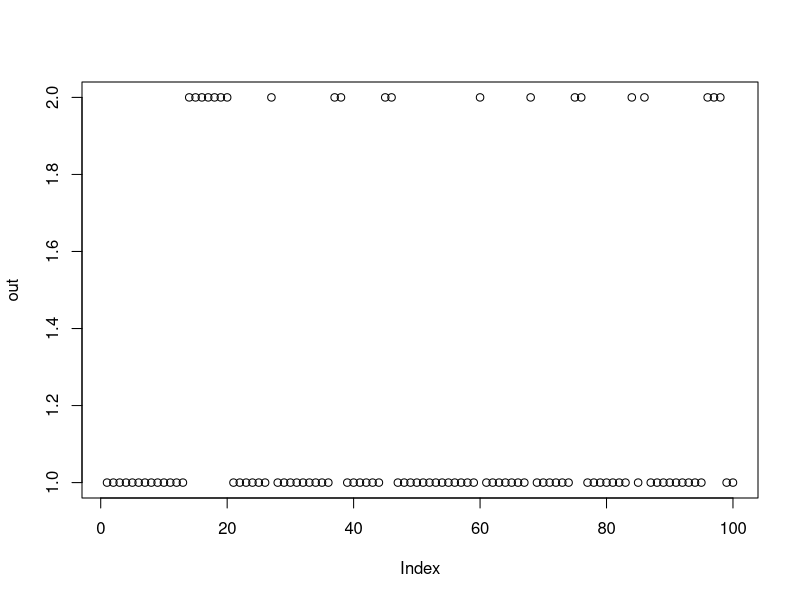

R code for this plot:
## ---- chunk 1
# a simple Markov chain
# number of steps to take
N<-100
Statestate<-c("Occupied","Extinct")
# a simple Markov chain
pOccOcc<-0.9
pOccExt<-0.1
pExtExt<-0.8
pExtOcc<-0.2
## ---- chunk 2
#dimnames stand for dimension names, first list is for the rows and second is for the columns
Transition<-matrix(c(pOccOcc,pExtOcc,pOccExt,pExtExt),nrow=2,dimnames = list(Statestate,Statestate))
print(Transition)  # state 2 is absorbing
state<- c(1,0)  # initial state vector
## ---- chunk 3
# makes a list of 100 numeric objects that equal 0
out<-numeric(N)
#default replace = false
out[1]<-sample(1:2,1,prob=state)
print(out[1])
## ---- chunk 4
for(i in 2:N)
  #Transition[out[i-1],] pulls the row so for the first iteration it would be (0.9, 0.1)
  out[i]<-sample(1:2,1,prob=Transition[out[i-1],])
                                   
plot(out) 
